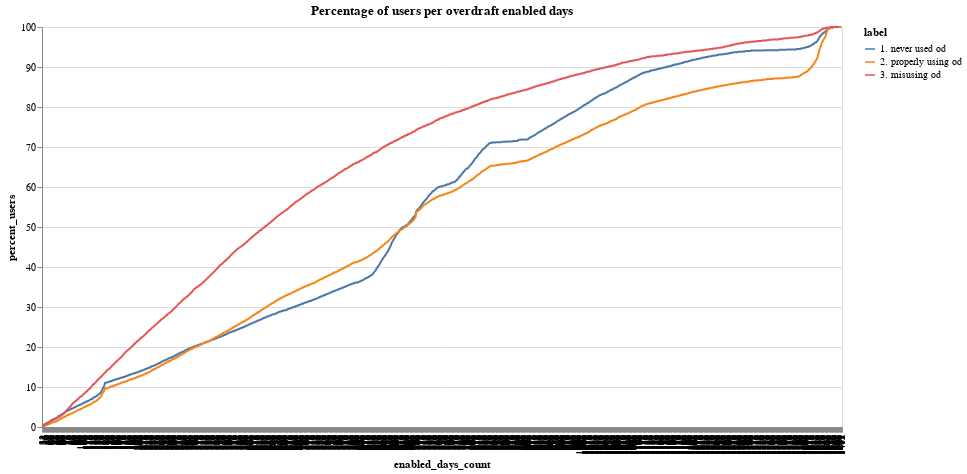

The notebook cell saved with this chart:
### Markdown cell above
Here we will be looking into how many days do our users have their overdraft enabled. For each group, we have:
 - __1. never used overdraft__: 25% of the users having overdraft enabled for __394__ days or less
 - __2. properly using overdraft__: 25% of the users having overdraft enabled for __377__ days or less
 - __3. misusing overdraft__: 25% of the users having overdraft enabled for __231__ days or less
 
This means that users misusing overdraft tend to have the product enabled for a shorter period of time (which makes sense since about half of these will have their overdraft untimely cancelled if they don't bring their balance back to the allowed limit). As for the remaining 2 groups, these seem to have a similar pattern of overdraft enabled days.

### Code cell
# enabled days over time
df_enabled_group1 = df_never_used.groupby(["enabled_days_count"]).count().reset_index()
df_enabled_group1["label"] = "1. never used od"
df_enabled_group1["percent_users"] = round(
    (
        df_enabled_group1["user_created"].cumsum()
        / df_enabled_group1["user_created"].sum()
    )
    * 100,
    1,
)

df_enabled_group2 = (
    df_properly_using.groupby(["enabled_days_count"]).count().reset_index()
)
df_enabled_group2["label"] = "2. properly using od"
df_enabled_group2["percent_users"] = round(
    (
        df_enabled_group2["user_created"].cumsum()
        / df_enabled_group2["user_created"].sum()
    )
    * 100,
    1,
)

df_enabled_group3 = df_misusing.groupby(["enabled_days_count"]).count().reset_index()
df_enabled_group3["label"] = "3. misusing od"
df_enabled_group3["percent_users"] = round(
    (
        df_enabled_group3["user_created"].cumsum()
        / df_enabled_group3["user_created"].sum()
    )
    * 100,
    1,
)


df_enabled_group = pd.concat([df_enabled_group1, df_enabled_group2, df_enabled_group3])

af.line_multi(
    df_enabled_group,
    "label:N",
    "enabled_days_count:O",
    "percent_users:Q",
    800,
    400,
    "x",
).properties(title="Percentage of users per overdraft enabled days")

### Figure 1 — Vega-Lite specification as saved in the notebook (floating-point values rounded to 4 significant figures; data arrays with more than 128 entries replaced by an {"elided": "..."} marker saying what was removed)
{"config": {"view": {"continuousWidth": 400, "continuousHeight": 300}}, "data": {"name": "data-b93da55b980915171f512b2aa488c312"}, "mark": "line", "encoding": {"color": {"type": "nominal", "field": "label"}, "tooltip": {"type": "quantitative", "field": "percent_users"}, "x": {"type": "ordinal", "field": "enabled_days_count"}, "y": {"type": "quantitative", "field": "percent_users", "sort": "x"}}, "height": 400, "title": "Percentage of users per overdraft enabled days", "width": 800, "$schema": "https://vega.github.io/schema/vega-lite/v4.8.1.json", "datasets": {"data-b93da55b980915171f512b2aa488c312": {"elided": "4268 records"}}}
